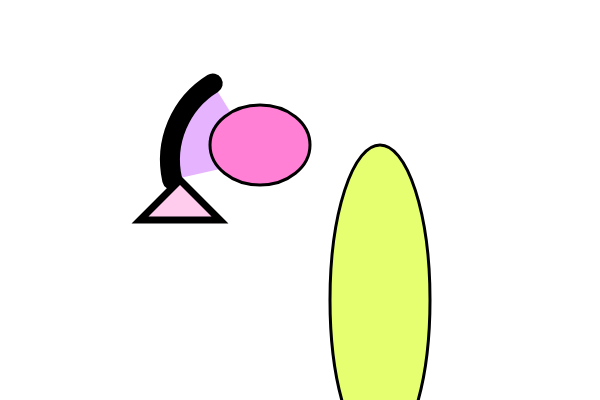
Frame 1 (no input)
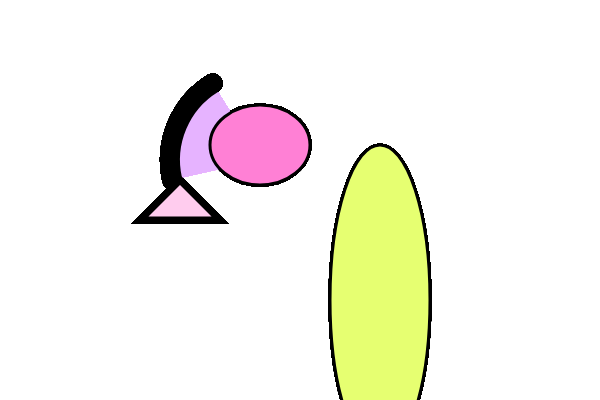
Frame 60 (no input)
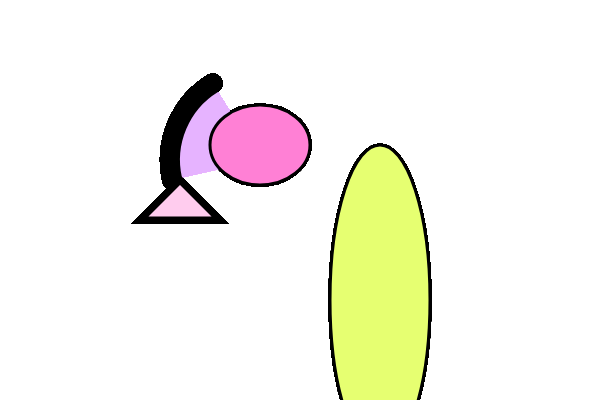
Frame 120 (the mouse pressed at the canvas centre since frame 60)

The p5.js sketch that drew these frames (run headless with seeded random() and noise() and a simulated clock; from frame 60 on, the mouse is pressed at the canvas centre):

// p5.js sketch
// ── sketch.js
function setup() {
  createCanvas(600, 400);
  background(304);
}

function draw() {
  // creating my own animal assignment BIRD
  //face
  strokeWeight(20);
  fill(230,179,255);
  arc(260,160,180,180, 160, 400);
  //nose
  strokeWeight(7);
  fill(255,204,238);
  triangle(180,180,140,220, 220, 220);
  //eye
  strokeWeight(3);
  fill(255,128,213);
  ellipse(260,145,100,80);
  //body
  fill(230,300,113);
  ellipse(380,300,100,310);
      }
